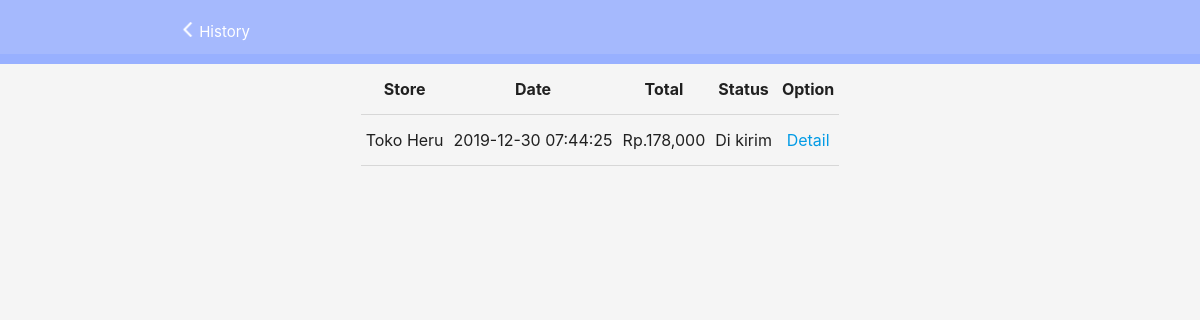
Page /index.php?p=history (signed in) on the earlier database version.
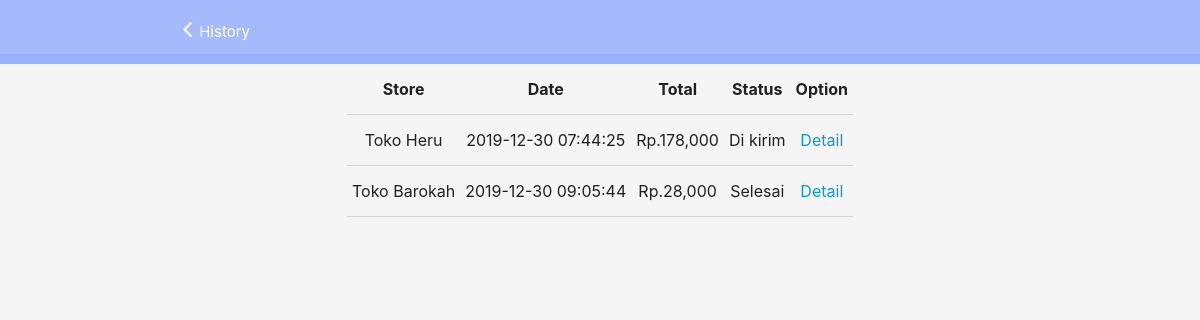
Same page on the later database version.
### tables this page shows
CREATE TABLE `pembelian` (
  `id_pembelian` int(11) NOT NULL,
  `id_pelanggan` int(11) NOT NULL,
  `id_toko` int(11) NOT NULL,
  `tanggal_pembelian` timestamp NOT NULL DEFAULT current_timestamp(),
  `total_pembelian` int(11) NOT NULL,
  `status_pembelian` varchar(20) NOT NULL DEFAULT 'Diproses',
  `alamat` varchar(255) DEFAULT NULL
);

CREATE TABLE `toko` (
  `id_toko` int(11) NOT NULL,
  `nama` varchar(50) NOT NULL,
  `email` varchar(50) NOT NULL,
  `nohp` varchar(12) NOT NULL,
  `password` varchar(255) NOT NULL,
  `alamat` varchar(100) DEFAULT NULL,
  `gambar` varchar(255) DEFAULT NULL,
  `tanggal_daftar` datetime NOT NULL DEFAULT current_timestamp()
);

### user/history.php (the view, shortened to what this page needs)
<html lang="en">
<head>
    <link type="text/css" href="assets/css/materialize.min.css" rel="stylesheet">
    <link type="text/css" href="assets/css/styles.css" rel="stylesheet">
    <link type="text/css" href="assets/css/pwafirecard.css" rel="stylesheet">
</head>
<body class="grey lighten-4">
    <nav class="z-depth-0">
        <div class="nav-wrapper container">
            <span><a href="index.php?p=home"><img style="height:15px" src="assets/img/icon/back.png"
                        alt="recipe thumb"></a></span>
            <span align="center">History</span>
        </div>
    </nav>
    <?php
						require "config/koneksi.php";
  							$db = mysqli_query($koneksi,"SELECT * FROM pelanggan where email='".$_SESSION['user_name']."'");
							$data = mysqli_fetch_assoc($db);
					?>
    <div class="parent-pwafire">
        <div class="row">
            <table class="centered" style="border: none">
                    <thead>
                        <tr class="text-center">
                            <th>Store</th>
                            <th>Date</th>
                            <th>Total</th>
                            <th>Status</th>
                            <th>Option</th>
                        </tr>
                    </thead>
                    <tbody>
                    <?php $db = mysqli_query($koneksi,"SELECT * FROM pembelian join toko on pembelian.id_toko=toko.id_toko WHERE id_pelanggan = '$data[id_pelanggan]'") ;
                       while  ($cart = mysqli_fetch_assoc($db)){
                    ?>
                    <tr>
                        <td><?php echo $cart['nama'];?></td>
                        <td><?php echo $cart['tanggal_pembelian'];?></td>
                        <td>Rp.<?php echo number_format( $cart['total_pembelian']);?></td>
                        <td><?php echo $cart['status_pembelian']; ?></td>
                        <td><a href="index.php?p=detail&id=<?php echo $cart['id_pembelian'] ?>" class="btn-group">Detail</a></td>
                    </tr>
                    <?php } ?>
                </tbody>
            </table>
        </div>
    </div>
</body>
</html>

Differences in the rows shown:
added pembelian: id_toko.nama "Toko Barokah", tanggal_pembelian "2019-12-30 09:05:44", total_pembelian "28,000", status_pembelian "Selesai"
